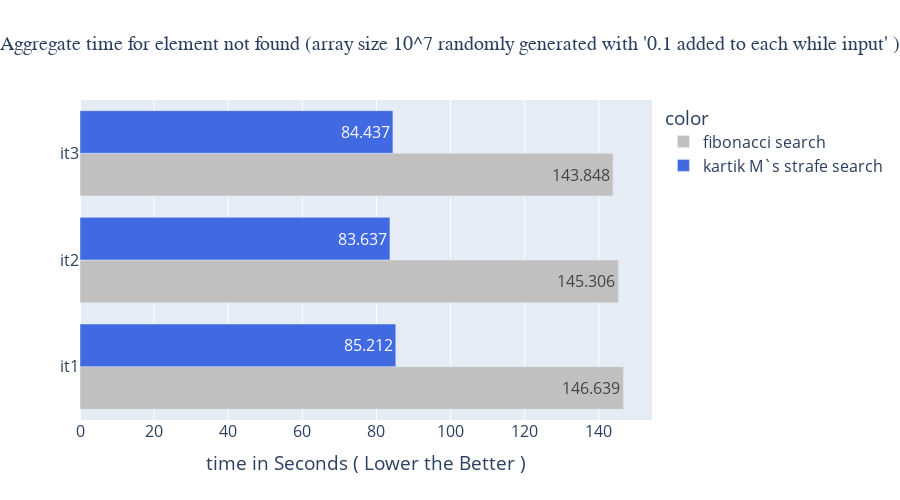

The code cell stored with this chart in its notebook:
### Code cell
bb=px.bar(y=["it1","it1","it2","it2","it3","it3"],x=[146.63939741299964,85.21204331499939,145.30597051600034,83.63723055799983,143.84768183999995,84.43711529799975]
          ,width=900,height=500,
          labels={"y" : "  ","x":"time in Seconds ( Lower the Better )"},title="Aggregate time for element not found (array size 10^7 randomly generated with '0.1 added to each while input' )",
          barmode="group",
         # color_discrete_sequence=px.colors.qualitative.Pastel_r   darkslateblue
          color_discrete_sequence=["silver",
                                   # " dodgerblue"
                                   # "cornflowerblue"
                                   # "forestgreen"
                                   "royalblue"
                                  ]
          ,text_auto='.3f'
         ,color=["fibonacci search" if i%2 == 0 else "kartik M`s strafe search" for i in range(2,8)])
bb.update_layout(
    title_font_family="Times New Roman",
    title_font_size=20,
    title_x=0.5,
    font_size=16
    
)

### Figure 1 — Plotly figure (JSON) as saved in the notebook; plotly's stock layout.template omitted (floating-point values rounded to 4 significant figures)
{"data": [{"alignmentgroup": "True", "hovertemplate": "color=fibonacci search<br>time in Seconds ( Lower the Better )=%{x}<br>  =%{y}<extra></extra>", "legendgroup": "fibonacci search", "marker": {"color": "silver", "pattern": {"shape": ""}}, "name": "fibonacci search", "offsetgroup": "fibonacci search", "orientation": "h", "showlegend": true, "textposition": "auto", "texttemplate": "%{x:.3f}", "type": "bar", "x": [146.6, 145.3, 143.8], "xaxis": "x", "y": ["it1", "it2", "it3"], "yaxis": "y"}, {"alignmentgroup": "True", "hovertemplate": "color=kartik M`s strafe search<br>time in Seconds ( Lower the Better )=%{x}<br>  =%{y}<extra></extra>", "legendgroup": "kartik M`s strafe search", "marker": {"color": "royalblue", "pattern": {"shape": ""}}, "name": "kartik M`s strafe search", "offsetgroup": "kartik M`s strafe search", "orientation": "h", "showlegend": true, "textposition": "auto", "texttemplate": "%{x:.3f}", "type": "bar", "x": [85.21, 83.64, 84.44], "xaxis": "x", "y": ["it1", "it2", "it3"], "yaxis": "y"}], "layout": {"barmode": "group", "font": {"size": 16}, "height": 500, "legend": {"title": {"text": "color"}, "tracegroupgap": 0}, "title": {"font": {"family": "Times New Roman", "size": 20}, "text": "Aggregate time for element not found (array size 10^7 randomly generated with '0.1 added to each while input' )", "x": 0.5}, "width": 900, "xaxis": {"anchor": "y", "autorange": true, "domain": [0, 1], "range": [0, 154.4], "title": {"text": "time in Seconds ( Lower the Better )"}, "type": "linear"}, "yaxis": {"anchor": "x", "autorange": true, "domain": [0, 1], "range": [-0.5, 2.5], "title": {"text": "  "}, "type": "category"}}}
